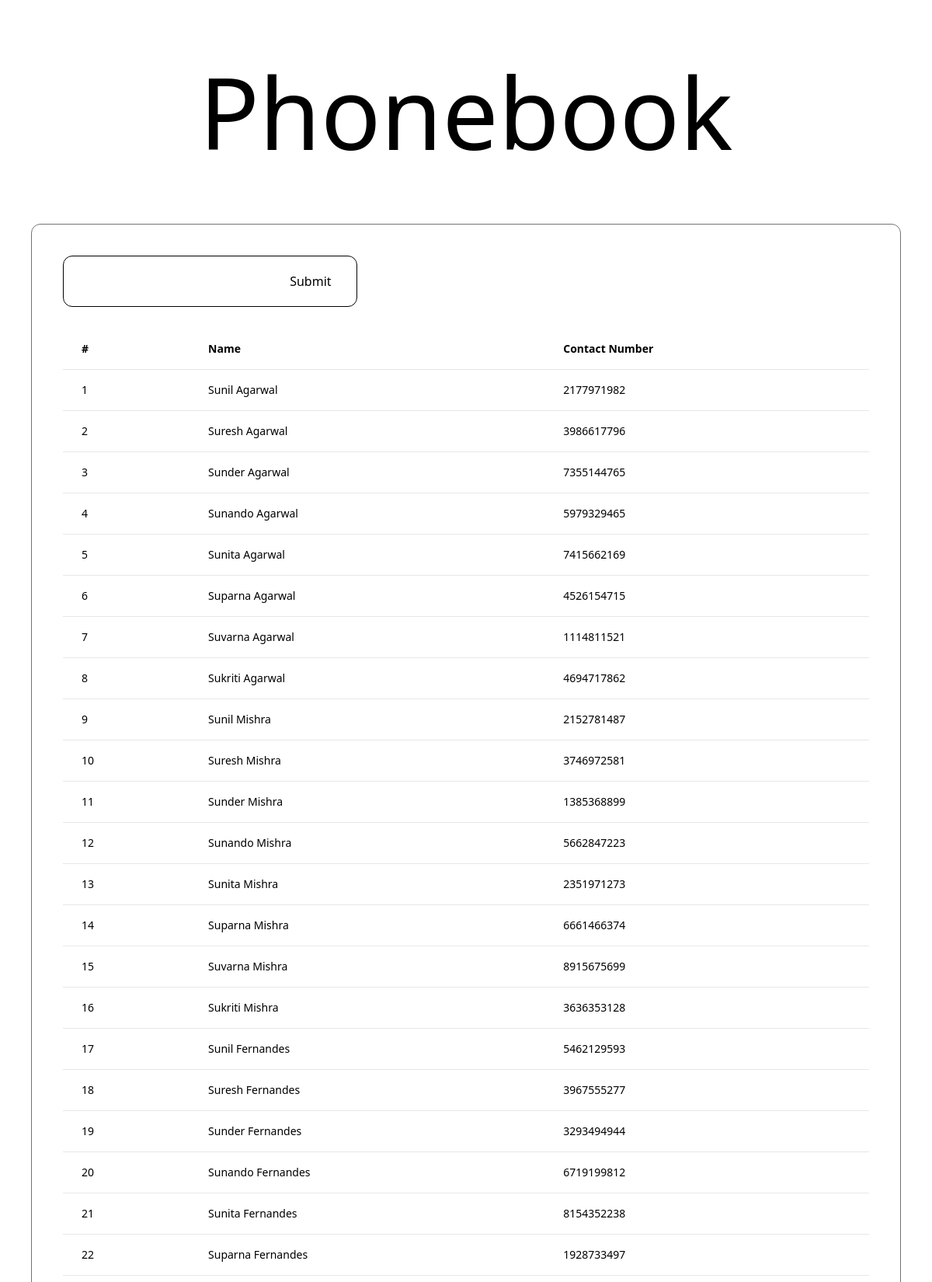
The page / (upper part) on the database its author committed.
### contacts/models.py (models this page shows)
class Contact(models.Model):
    id = models.IntegerField(primary_key=True)
    name = models.TextField()
    number = models.TextField()

### contacts/views.py (the view)
# urls.py: path('', views.index, name='index'),
def index(request):
    search_term = request.POST.get('search_term', '')
    contacts = Contact.objects.filter(name__icontains=search_term)
    return render(request, 'base.html', {'contacts': contacts})

### theme/templates/base.html (shortened to what this page needs)
{% load static tailwind_tags %}
<!DOCTYPE html>
<html lang="en">
<head>
    {% tailwind_css %}
</head>
<body>
    <div id="content flex flex-col">
      <h1 class="text-9xl text-center pt-20 pb-10">Phonebook</h1>
      <div class="flex flex-col rounded-xl border m-10 p-10 border-neutral-500 h-full overflow-auto">
        <form action="." method="POST" class="mb-5 border rounded-xl p-3 w-max border-black">
            <input name="search_term" type="text" id="searchInput" class="appearance-none border-none focus:border-none">
            <button type="submit" class="px-5 py-2">Submit</button>
        </form>
        <div class="overflow-x-auto sm:-mx-6 lg:-mx-8">
          <div class="inline-block min-w-full py-2 sm:px-6 lg:px-8">
            <div class="overflow-hidden">
              <table class="min-w-full text-left text-sm font-light">
                <thead class="border-b font-medium dark:border-neutral-500">
                  <tr>
                    <th scope="col" class="px-6 py-4">#</th>
                    <th scope="col" class="px-6 py-4">Name</th>
                    <th scope="col" class="px-6 py-4">Contact Number</th>
                  </tr>
                </thead>
                <tbody>
                  {% for item in contacts %}
                  <tr class="border-b dark:border-neutral-500">
                    <td class="whitespace-nowrap px-6 py-4 font-medium">{{ item.id }}</td>
                    <td class="whitespace-nowrap px-6 py-4">{{ item.name }}</td>
                    <td class="whitespace-nowrap px-6 py-4">{{ item.number }}</td>
                  </tr>
                  {% endfor %}
                </tbody>
              </table>
            </div>
          </div>
        </div>
      </div>
      </div>
</body>
</html>

### rows shown on the page
Contact: id "1", name "Sunil Agarwal", number "2177971982"
Contact: id "2", name "Suresh Agarwal", number "3986617796"
Contact: id "3", name "Sunder Agarwal", number "7355144765"
Contact: id "4", name "Sunando Agarwal", number "5979329465"
Contact: id "5", name "Sunita Agarwal", number "7415662169"
Contact: id "6", name "Suparna Agarwal", number "4526154715"
Contact: id "7", name "Suvarna Agarwal", number "1114811521"
Contact: id "8", name "Sukriti Agarwal", number "4694717862"
Contact: id "9", name "Sunil Mishra", number "2152781487"
Contact: id "10", name "Suresh Mishra", number "3746972581"
Contact: id "11", name "Sunder Mishra", number "1385368899"
Contact: id "12", name "Sunando Mishra", number "5662847223"
Contact: id "13", name "Sunita Mishra", number "2351971273"
Contact: id "14", name "Suparna Mishra", number "6661466374"
Contact: id "15", name "Suvarna Mishra", number "8915675699"
Contact: id "16", name "Sukriti Mishra", number "3636353128"
Contact: id "17", name "Sunil Fernandes", number "5462129593"
Contact: id "18", name "Suresh Fernandes", number "3967555277"
Contact: id "19", name "Sunder Fernandes", number "3293494944"
Contact: id "20", name "Sunando Fernandes", number "6719199812"
Contact: id "21", name "Sunita Fernandes", number "8154352238"
Contact: id "22", name "Suparna Fernandes", number "1928733497"
